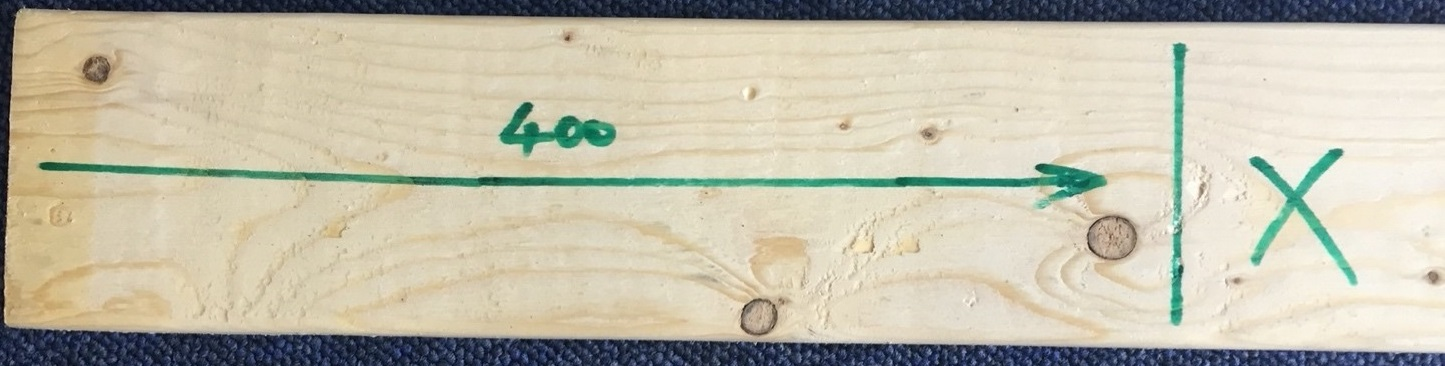
#> input picture Project of Image Analysis/image/carpenter.jpg, 1445 x 366 px, found by its file name; the run also reads 1 picture not shown here
$ jupyter execute --allow-errors 02507Project.ipynb   (shell and % lines are left out)
#> lines starting #> are read from the running program, lines starting #| are printed output that depends on the picture; after the words box and inside, x2 and y2 are one past the last pixel; in counts of white or black regions, pixels touching at a corner belong together
[cell 1]
from pytesseract import image_to_string
import os
os.sys.path
import cv2
import matplotlib.pyplot as plt
from scipy import misc
import numpy as np

[cell 2]
image_path = '/Users/esthermang/Desktop/02507/carpenter.jpg'
img=cv2.imread(image_path)
#> img is the input picture: shape (366, 1445, 3); mean B, G, R 170.7, 189.5, 194.1

#> (a cell that did not finish here is left out)

[cell 4]
# Convert the img to grayscale
import cv2
gray = cv2.cvtColor(img, cv2.COLOR_BGR2GRAY)
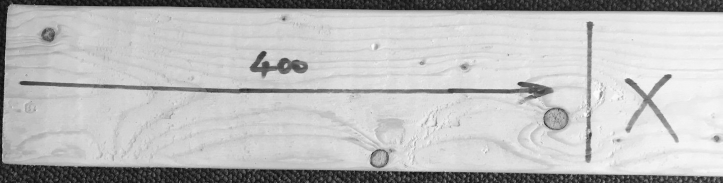
#> gray: shape (366, 1445) (shown at 1/2 size); min 3, max 254, mean 188.7
plt.imshow(img,cmap = 'gray')
plt.title('Gray Image'), plt.xticks([]), plt.yticks([])
plt.show()
#cv2.imshow('gray', img)

[cell 5]
# Apply median blurring method on the image
median_blur = cv2.medianBlur(gray,9)
cv2.imwrite('median_blur.jpg', gray)
#> Out = True

[cell 6]
# Apply edge detection method on the image
edges = cv2.Canny(median_blur,255,10)
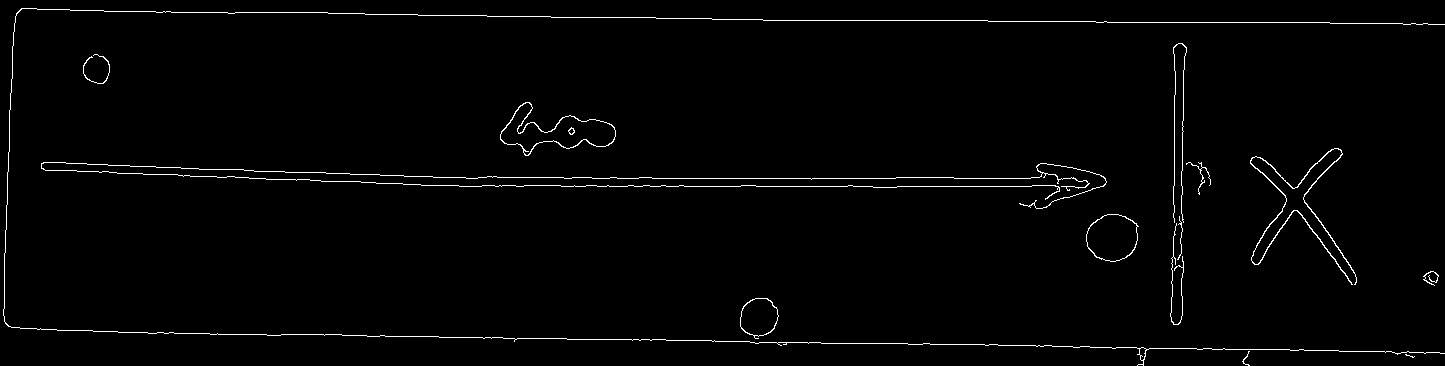
#> edges: shape (366, 1445); 1.5% white in thin lines or dots
plt.imshow(edges,cmap = 'gray')
plt.title('Edge Image'), plt.xticks([]), plt.yticks([])
plt.show()
cv2.imwrite('edges.jpg', edges)
#> Out = True

[cell 7]
import cv2
import numpy as np
import matplotlib.pyplot as plt

image = cv2.imread('carpenter.jpg')
image = cv2.cvtColor(image,cv2.COLOR_BGR2RGB)

fig, ax = plt.subplots(1, figsize=(12,8))
plt.imshow(image)

[cell 8]
g = cv2.cvtColor(image,cv2.COLOR_RGB2GRAY)
#edge = cv2.Canny(g, 60, 180)
edge = cv2.Canny(median_blur,255,10)
fig, ax = plt.subplots(1, figsize=(12,8))
plt.imshow(edge, cmap='Greys')

[cell 9]
contours = cv2.findContours(edge,
                            cv2.RETR_EXTERNAL,
                            cv2.CHAIN_APPROX_NONE)
#> contours = 14 contours, 7 with area under 20; largest, box (x1, y1, x2, y2) and area: (500, 102, 616, 156) 2705, (1086, 214, 1139, 262) 1896, (740, 298, 779, 339) 1132, (1250, 148, 1357, 285) 306, (3, 8, 1445, 366) 82, (41, 162, 1107, 209) 54, (83, 54, 110, 84) 23

print("Number of contours" + str(len(contours)))
#| Number of contours2

cv2.drawContours(image, contours[0], -1, (0,0,255), thickness = 2)
fig, ax = plt.subplots(1, figsize=(12,8))
plt.imshow(image)

[cell 10]
# Apply edge detection method on the image

image = cv2.imread('test1.PNG')
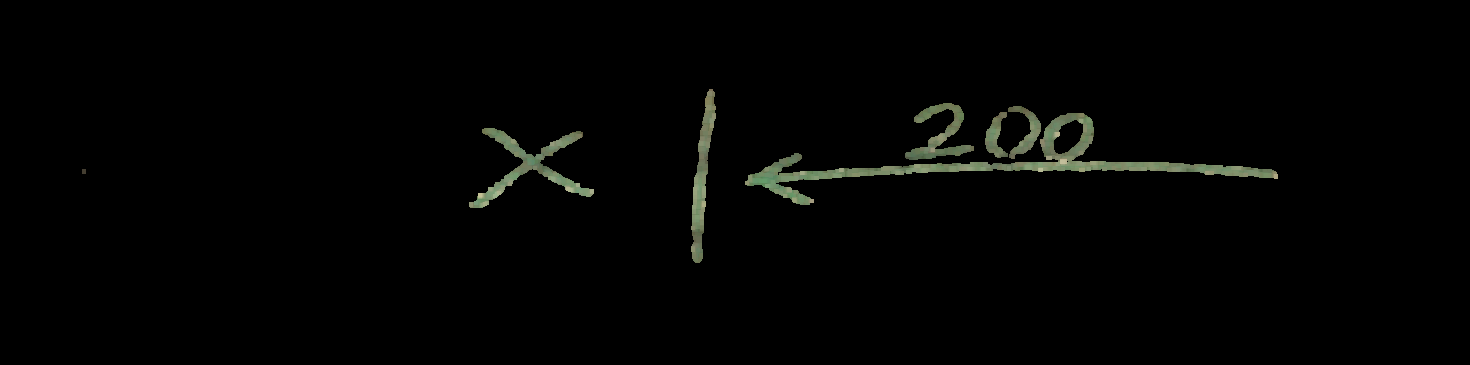
#> input picture Project of Image Analysis/image/test1.png, 1470 x 365 px, found by its file name
#> image is the input picture: shape (365, 1470, 3); mean B, G, R 2.6, 3.5, 3.1
fig, ax = plt.subplots(1, figsize=(12,8))
plt.imshow(image)

#> (a cell that did not finish here is left out)

[cell 12]
# [95 lines left out: functions preprocessing, preprocessing1, thresholding, draw_Houghlines, finding_Contours, draw_contours, not called in this run]


def centroid(cnt):
    moment = cv2.moments(cnt)
    x = int(moment ["m10"] / moment["m00"])
    y = int(moment ["m01"] / moment["m00"])
    cv2.circle(img, (X, Y), 15, (205, 114, 101), 1)
    return x,y

#> (a cell that did not finish here is left out)

#> (a cell that did not finish here is left out)

# Contours with Bounding box

[cell 15]
#image = cv2.imread('carpenter.jpg')
image = cv2.imread('test3.png')
image = cv2.cvtColor(image,cv2.COLOR_BGR2RGB)

img = cv2.imread('test3.png')

edge = cv2.Canny(img,255,10)
contours, h = cv2.findContours(edge,
                               cv2.RETR_EXTERNAL,
                               cv2.CHAIN_APPROX_NONE)
#> contours = 4 contours, 1 with area under 20; largest, box (x1, y1, x2, y2) and area: (1246, 146, 1359, 287) 5094, (1166, 40, 1188, 327) 3962, (496, 99, 618, 157) 3774; h = [[1, -1, -1, -1], [2, 0, -1, -1], [3, 1, -1, -1], [-1, 2, -1, -1]]
contours = sorted(contours, key=cv2.contourArea, reverse=True)

boxes = list()
centroids = list()

#> (the rest of this cell did not finish here and is left out)

[cell 16]
# import the necessary packages
import numpy as np
import cv2
import imutils

# load the Tetris block image, convert it to grayscale, and threshold
# the image
image = cv2.imread("test3.png")
gray = cv2.cvtColor(image, cv2.COLOR_BGR2GRAY)
thresh = cv2.threshold(gray, 225, 255, cv2.THRESH_BINARY_INV)[1]

# show the original and thresholded images
cv2.imshow("Original", image)
cv2.imshow("Thresh", thresh)

# find external contours in the thresholded image and allocate memory
# for the convex hull image
cnts = cv2.findContours(thresh.copy(), cv2.RETR_EXTERNAL, cv2.CHAIN_APPROX_SIMPLE)
#> cnts = 1 contour; box (x1, y1, x2, y2) and area: (0, 0, 1445, 366) 527060
cnts = imutils.grab_contours(cnts)
#> cnts = [[[0, 0], [0, 365], [1444, 365], [1444, 0]]]
hullImage = np.zeros(gray.shape[:2], dtype="uint8")

# loop over the contours
for (i, c) in enumerate(cnts):
    # compute the area of the contour along with the bounding box
    # to compute the aspect ratio
    area = cv2.contourArea(c)
    (x, y, w, h) = cv2.boundingRect(c)

    # compute the aspect ratio of the contour, which is simply the width
    # divided by the height of the bounding box
    aspectRatio = w / float(h)

    # use the area of the contour and the bounding box area to compute
    # the extent
    extent = area / float(w * h)

    # compute the convex hull of the contour, then use the area of the
    # original contour and the area of the convex hull to compute the
    # solidity
    hull = cv2.convexHull(c)
    hullArea = cv2.contourArea(hull)
    solidity = area / float(hullArea)

    # visualize the original contours and the convex hull and initialize
    # the name of the shape
    cv2.drawContours(hullImage, [hull], -1, 255, -1)
    cv2.drawContours(image, [c], -1, (240, 0, 159), 3)
    shape = ""

    # if the aspect ratio is approximately one, then the shape is a square
    if aspectRatio >= 0.98 and aspectRatio <= 1.02:
        shape = "SQUARE"

    # if the width is 3x longer than the height, then we have a rectangle
    elif aspectRatio >= 3.0:
        shape = "RECTANGLE"

    # if the extent is sufficiently small, then we have a L-piece
    elif extent < 0.65:
        shape = "L-PIECE"

    # if the solidity is sufficiently large enough, then we have a Z-piece
    elif solidity > 0.80:
        shape = "Z-PIECE"

    # draw the shape name on the image
    cv2.putText(image, shape, (x, y - 10), cv2.FONT_HERSHEY_SIMPLEX, 0.5,
        (240, 0, 159), 2)

    # show the contour properties
    print("Contour #{} -- aspect_ratio={:.2f}, extent={:.2f}, solidity={:.2f}"
        .format(i + 1, aspectRatio, extent, solidity))

    # show the output images
    cv2.imshow("Convex Hull", hullImage)
    cv2.imshow("Image", image)
    cv2.waitKey(0)
#> this loop made 1 pass
#> (c, area, x, y, w, h, aspectRatio, extent) on pass 1: ([[0, 0], [0, 365], [1444, 365], [1444, 0]], 527060, 0, 0, 1445, 366, 3.95, 0.997)
#> (printed output is left out)

[cell 17]
# import the necessary packages
import cv2
import imutils

# load the tic-tac-toe image and convert it to grayscale
image = cv2.imread("test3.png")
#image = cv2.imread("carpenter.jpg")

gray = cv2.cvtColor(image, cv2.COLOR_BGR2GRAY)

# find all contours on the tic-tac-toe board
cnts = cv2.findContours(gray.copy(), cv2.RETR_EXTERNAL, cv2.CHAIN_APPROX_SIMPLE)
#> cnts = 4 contours; box (x1, y1, x2, y2) and area: (38, 161, 1109, 210) 13640, (1247, 147, 1359, 287) 4744, (1167, 41, 1188, 327) 3663, (497, 100, 618, 157) 3603
cnts = imutils.grab_contours(cnts)

# loop over the contours
for (i, c) in enumerate(cnts):
    # compute the area of the contour along with the bounding box
    # to compute the aspect ratio
    area = cv2.contourArea(c)
    (x, y, w, h) = cv2.boundingRect(c)

    # compute the convex hull of the contour, then use the area of the
    # original contour and the area of the convex hull to compute the
    # solidity
    hull = cv2.convexHull(c)
    hullArea = cv2.contourArea(hull)
    solidity = area / float(hullArea)

    # initialize the character text
    char = "?"

    # if the solidity is high, then we are examining an `O`
    if solidity > 0.9:
        char = "O"

    # otherwise, if the solidity it still reasonabably high, we
    # are examining an `X`
    elif solidity > 0.5:
        char = "X"

    # if the character is not unknown, draw it
    if char != "?":
        cv2.drawContours(image, [c], -1, (0, 255, 0), 3)
        cv2.putText(image, char, (x, y - 10), cv2.FONT_HERSHEY_SIMPLEX, 1.25,
        (0, 255, 0), 4)

    # show the contour properties
    print("{} (Contour #{}) -- solidity={:.2f}".format(char, i + 1, solidity))
#> this loop made 4 passes
#> (area, x, y, w, h, hullArea, solidity, char) on passes 1 to 4: (13640, 38, 161, 1071, 49, 31445, 0.434, '?'), (4743.5, 1247, 147, 112, 140, 13045, 0.364, '?'), (3603, 497, 100, 121, 57, 4776, 0.754, 'X'), (3663, 1167, 41, 21, 286, 4807, 0.762, 'X')
#> (printed output is left out)
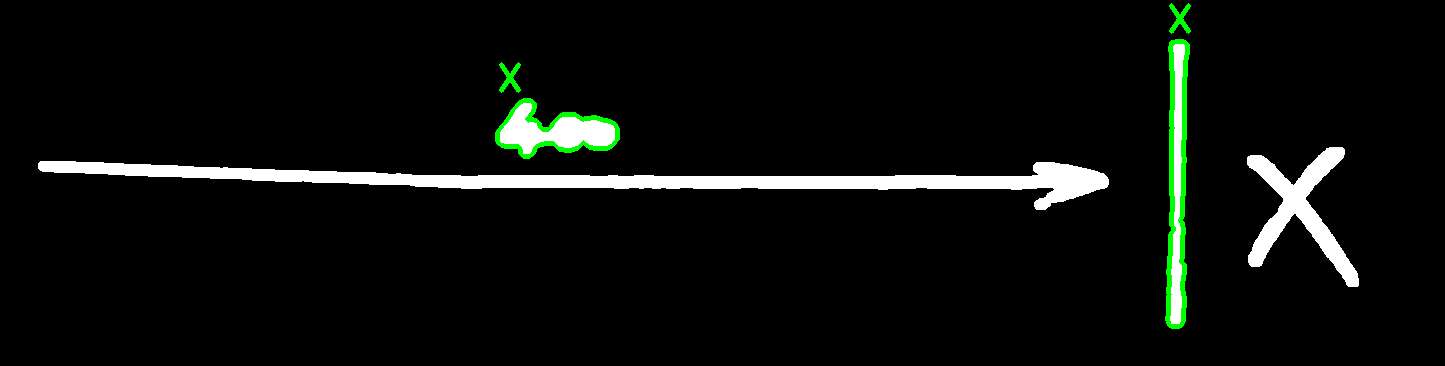
#> image: shape (366, 1445, 3); mean B, G, R 12, 14.4, 12

# show the output image
cv2.imshow("Output", image)
cv2.waitKey(0)
#> Out = 113

[cell 18]
#To find the co-ordinates of the contours detected in an image.

import numpy as np
import cv2

# Reading image
font = cv2.FONT_HERSHEY_COMPLEX
#> font = 3
img2 = cv2.imread('test3.png', cv2.IMREAD_COLOR)

# Reading same image in another
# variable and converting to gray scale.
img = cv2.imread('test3.png', cv2.IMREAD_GRAYSCALE)

# Converting image to a binary image
# ( black and white only image).
_, threshold = cv2.threshold(img, 110, 255, cv2.THRESH_BINARY)

# Detecting contours in image.
contours, _= cv2.findContours(threshold, cv2.RETR_TREE, cv2.CHAIN_APPROX_SIMPLE)
#> contours has the same summary as cnts


# Going through every contours found in the image.
for cnt in contours :

    approx = cv2.approxPolyDP(cnt, 0.1 * cv2.arcLength(cnt, True), True)
    print(len(approx))

    # draws boundary of contours.
    cv2.drawContours(img2, [approx], 0, (0, 0, 255), 5)

    # Used to flatted the array containing
    # the co-ordinates of the vertices.
    n = approx.ravel()
    i = 0

    for j in n :
        if(i % 2 == 0):
            x = n[i]
            y = n[i + 1]

            # String containing the co-ordinates.
            string = str(x) + " " + str(y)

            if(i == 0):
                # text on topmost co-ordinate.
                cv2.putText(img2, "Arrow tip", (x, y),
                                font, 0.5, (255, 0, 0))
            else:
                # text on remaining co-ordinates.
                cv2.putText(img2, string, (x, y),
                          font, 0.5, (0, 255, 0))
        i = i + 1
#> this loop made 4 passes
#> n on passes 1 to 4: [38, 163, 1108, 184], [1342, 147, 1247, 157, 1251, 266, 1358, 285], [497, 132, 617, 139], [1183, 41, 1171, 326]
#> (printed output is left out)


# Showing the final image.
cv2.imwrite('ConntourCoordinate.jpg',img2)
cv2.imshow('image2', img2)

  # Exiting the window if 'q' is pressed on the keyboard.
if cv2.waitKey(0) & 0xFF == ord('q'):
#> (key q is pressed here)
    cv2.destroyAllWindows()

[cell 19]
# Do relevant imports
import matplotlib.pyplot as plt
import matplotlib.image as mpimg
import numpy as np
import cv2

# Read in and grayscale the image
image = mpimg.imread('carpenter.jpg')
gray = cv2.cvtColor(image,cv2.COLOR_RGB2GRAY)

# Define a kernel size and apply Gaussian smoothing
kernel_size = 5
blur_gray = cv2.GaussianBlur(gray,(kernel_size, kernel_size),0)

# Define our parameters for Canny and apply
low_threshold = 0
high_threshold = 350
masked_edges = cv2.Canny(blur_gray, low_threshold, high_threshold)

# Define the Hough transform parameters
# Make a blank the same size as our image to draw on
rho = 1
theta = np.pi/180
threshold = 10
min_line_length = 20
max_line_gap = 30
line_image = np.copy(image)*0 #creating a blank to draw lines on

# Run Hough on edge detected image
lines = cv2.HoughLinesP(masked_edges, rho, theta, threshold, np.array([]), min_line_length, max_line_gap)
#> lines = 180 rows, first 6: [854, 343, 1444, 353], [549, 177, 705, 179], [1368, 352, 1439, 354], [260, 12, 603, 17], [559, 186, 1066, 186], [766, 20, 1004, 20]

# Iterate over the output "lines" and draw lines on the blank
for line in lines:
    for x1,y1,x2,y2 in line:
        cv2.line(line_image,(x1,y1),(x2,y2),(0,255,0),10)
#> this loop made 180 passes

# Create a "color" binary image to combine with line image
color_edges = np.dstack((masked_edges, masked_edges, masked_edges))

# Draw the lines on the edge image
combo = cv2.addWeighted(color_edges, 0.8, line_image, 1, 0)
plt.imshow(combo)

# Experiments

## Resizing images

[cell 20]
import cv2

img = cv2.imread("py.png")
#> (the rest of this cell did not finish here and is left out)

# Calculate Centroid

[cell 21]
import cv2

img = cv2.imread("py.png")
#> (the rest of this cell did not finish here and is left out)

# Rotation of image with opencv
https://www.life2coding.com/how-to-rotate-images-at-any-degree-usingtrackbar-in-opencv-python/

[cell 22]
import cv2
def funcRotate(degree=0):
    degree = cv2.getTrackbarPos('degree','Frame')
    rotation_matrix = cv2.getRotationMatrix2D((width / 2, height / 2), degree, 1)
    rotated_image = cv2.warpAffine(original, rotation_matrix, (width, height))
    cv2.imshow('Rotate', rotated_image)

if __name__== '__main__':
    original=cv2.imread('carpenter.jpg',1)
    height, width = original.shape[:2]
    cv2.namedWindow('Frame')
    degree=0
    cv2.createTrackbar('degree','Frame',degree,360,funcRotate)
    funcRotate(0)
#> in funcRotate, `degree = cv2.getTrackbarPos('degree','Frame')`: degree = 0
#> in funcRotate, `rotation_matrix = cv2.getRotationMatrix2D((width / 2, height / 2), deg..`: rotation_matrix = [[1, 0, 0], [0, 1, 0]]
    cv2.imshow('Frame',original)
    cv2.waitKey(0)
cv2.destroyAllWindows()

# Rotation of image with opencv

https://subscription.packtpub.com/book/application_development/9781785283932/1/ch01lvl1sec12/image-rotation

[cell 23]
import cv2
import numpy as np

img = cv2.imread('carpenter.jpg')
num_rows, num_cols = img.shape[:2]

rotation_matrix = cv2.getRotationMatrix2D((num_cols/2, num_rows/2), 30, 1)
#> rotation_matrix = [[0.866, 0.5, 5.3], [-0.5, 0.866, 385.8]]
img_rotation = cv2.warpAffine(img, rotation_matrix, (num_cols, num_rows))
cv2.imshow('Rotation', img_rotation)
cv2.waitKey()
#> Out = 113

# Rotaion

[cell 24]
import cv2
import imutils

image = cv2.imread('carpenter.jpg')
rot = imutils.rotate(image, angle=45)
cv2.imshow("Rotated", rot)
cv2.waitKey(0)
#> Out = 113

# Region Props

[cell 25]
import math
import matplotlib.pyplot as plt
import numpy as np
import pandas as pd

from skimage.draw import ellipse
from skimage.measure import label, regionprops, regionprops_table
from skimage.transform import rotate

import cv2 as cv

image = cv.imread('test3.png')

# [5 lines left out: function regionprop, not called in this run]

regions = regionprops(image)
#> regions = 1 regions
fig, ax = plt.subplots()
ax.imshow(image, cmap=plt.cm.gray)
plt.show()

# How to fill contours

[cell 26]
# How to fill contours
# https://answers.opencv.org/question/225335/how-to-fill-closed-contours-of-edged-text-in-python/

import numpy as np
import cv2

contours = np.array( [ [50,50], [50,150], [150, 150], [150,50] ] )
img = np.zeros( (200,200) ) # create a single channel 200x200 pixel black image
cv2.fillPoly(img, pts =[contours], color=(255,255,255))
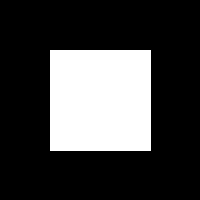
#> img: shape (200, 200) float64; 25.5% white; 1 white region, box (x1, y1, x2, y2) and area: (50, 50, 151, 151) 10201
cv2.imshow(" ", img)
cv2.waitKey()
#> Out = 113

[cell 27]
# [197 lines left out: functions list_images, HSL_color_selection, region_selection, region_selection, hough_transform, average_slope_intercept and 4 more, not called in this run]

[cell 28]
import cv2
import numpy as np

frame = cv2.imread("carpenter.jpg")
# Convert BGR to HSV
hsv = cv2.cvtColor(frame, cv2.COLOR_BGR2HSV)

# define range of blue color in HSV
lower_blue = np.array([110,50,50])
upper_blue = np.array([130,255,255])

# Threshold the HSV image to get only blue colors
mask = cv2.inRange(hsv, lower_blue, upper_blue)

rot = imutils.rotate(mask, angle=15)
#> rot: shape (366, 1445)

# Bitwise-AND mask and original image
res = cv2.bitwise_and(frame,frame, mask= mask)

plt.imshow(hsv)
plt.show()
plt.imshow(mask)
plt.show()
plt.imshow(rot)
plt.show()
plt.imshow(res)
plt.show()

# Remove Background from an image

# Find Co-ordinates of Contours using OpenCV | Python

https://www.geeksforgeeks.org/find-co-ordinates-of-contours-using-opencv-python/

[cell 29]
import cv2
import numpy as np
# Load image, grayscale, blur, Otsu's threshold
image = cv2.imread('carpenter.jpg')
original = image.copy()
mask = np.zeros(image.shape, dtype=np.uint8)
gray = cv2.cvtColor(image, cv2.COLOR_BGR2GRAY)
blur = cv2.GaussianBlur(gray, (5,5), 0)
thresh = cv2.threshold(blur, 0, 255, cv2.THRESH_BINARY_INV + cv2.THRESH_OTSU)[1]

# Find horizontal lines
horizontal_kernel = cv2.getStructuringElement(cv2.MORPH_RECT, (50,1))
detect_horizontal = cv2.morphologyEx(thresh, cv2.MORPH_OPEN, horizontal_kernel, iterations=2)
cnts = cv2.findContours(detect_horizontal, cv2.RETR_EXTERNAL, cv2.CHAIN_APPROX_SIMPLE)
#> cnts = 5 contours; box (x1, y1, x2, y2) and area: (0, 329, 1445, 366) 34312, (0, 0, 1445, 24) 25666, (41, 167, 689, 185) 3010, (709, 179, 1107, 185) 1349, (502, 136, 617, 138) 114
cnts = cnts[0] if len(cnts) == 2 else cnts[1]
for c in cnts:
    cv2.drawContours(mask, [c], -1, (255,255,255), 3)
#> this loop made 5 passes
#> c on pass 4: [[502, 136], [503, 137], [616, 137], [616, 136]]

# Find vertical lines
vertical_kernel = cv2.getStructuringElement(cv2.MORPH_RECT, (1,50))
#> vertical_kernel = 50 values from 1 to 1
detect_vertical = cv2.morphologyEx(thresh, cv2.MORPH_OPEN, vertical_kernel, iterations=2)
cnts = cv2.findContours(detect_vertical, cv2.RETR_EXTERNAL, cv2.CHAIN_APPROX_SIMPLE)
#> cnts = 1 contour; box (x1, y1, x2, y2) and area: (0, 0, 13, 366) 2811
cnts = cnts[0] if len(cnts) == 2 else cnts[1]
for c in cnts:
    cv2.drawContours(mask, [c], -1, (255,255,255), 3)
#> this loop made 1 pass

# Morph open
mask = cv2.cvtColor(mask, cv2.COLOR_BGR2GRAY)
kernel = cv2.getStructuringElement(cv2.MORPH_RECT, (7,7))
opening = cv2.morphologyEx(mask, cv2.MORPH_OPEN, kernel, iterations=1)

# Draw rectangle and save each ROI
number = 0
cnts = cv2.findContours(opening, cv2.RETR_EXTERNAL, cv2.CHAIN_APPROX_SIMPLE)
#> cnts = 7 contours; box (x1, y1, x2, y2) and area: (767, 177, 1107, 187) 2702, (468, 177, 687, 187) 1842, (155, 166, 308, 180) 1282, (0, 236, 8, 366) 808, (44, 165, 147, 175) 790, (329, 172, 370, 183) 351, (371, 174, 385, 184) 117
cnts = cnts[0] if len(cnts) == 2 else cnts[1]
for c in cnts:
    x,y,w,h = cv2.boundingRect(c)
    cv2.rectangle(image, (x, y), (x + w, y + h), (36,255,12), 2)
    ROI = original[y:y+h, x:x+w]
    cv2.imwrite('ROI_{}.png'.format(number), ROI)
    number += 1
#> this loop made 7 passes
#> (x, y, w, h) on passes 1, 2, 3, 5: (0, 236, 8, 130), (767, 177, 340, 10), (468, 177, 219, 10), (329, 172, 41, 11)
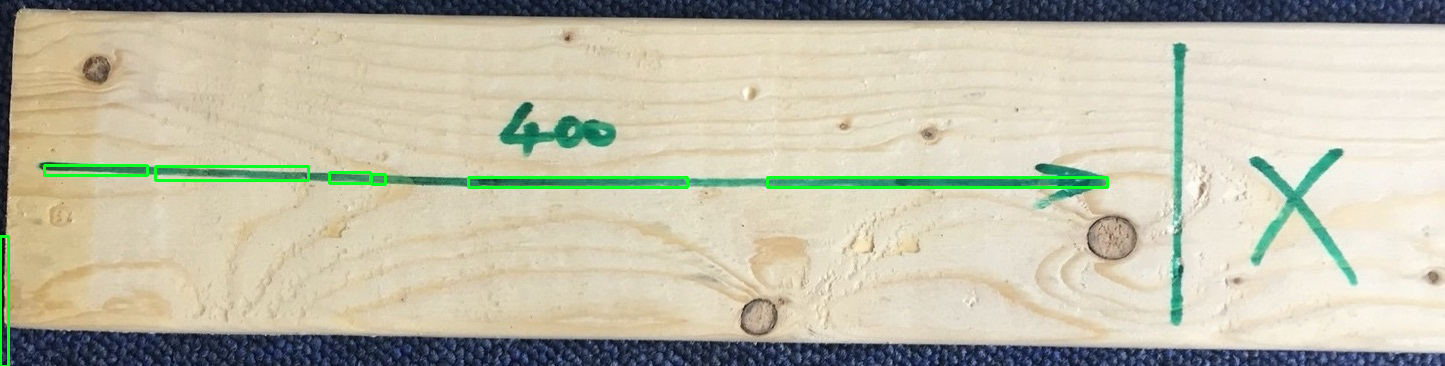
#> image: shape (366, 1445, 3); 1.18% of pixels changed, all inside (x1, y1, x2, y2) = (0, 164, 1109, 366)
#> after the loop, number = 7

cv2.imshow('thresh', thresh)
cv2.imshow('mask', mask)
cv2.imshow('opening', opening)
cv2.imshow('image', image)
cv2.waitKey()
#> Out = 113
